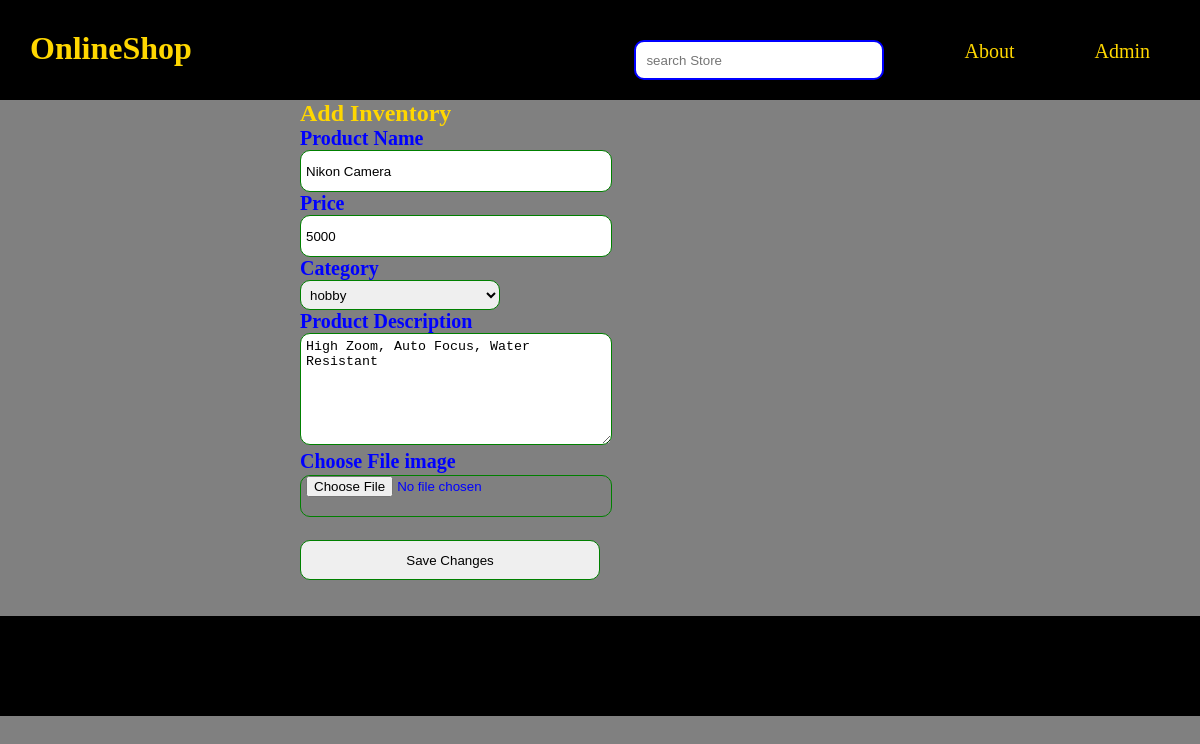
The page /edit_inventory.php?editID=3 (signed in) on the database its author committed.
### tables this page shows
CREATE TABLE `products` (
  `id` int(255) NOT NULL,
  `product_name` varchar(255) NOT NULL,
  `price` int(255) NOT NULL,
  `category` varchar(255) NOT NULL,
  `details` varchar(255) NOT NULL
);

### edit_inventory.php (the view, shortened to what this page needs)
<?php
  include_once('database.php');
  ?>
 <?php
    if (isset($_GET['editID'])) {
      $targetID = $_GET['editID'];
      $sql = "SELECT * FROM products WHERE id = '$targetID' ";
      $result = mysqli_query($dbcon, $sql);
      $product_count = mysqli_num_rows($result);
        if ($product_count > 0) {
          while ($row = mysqli_fetch_array($result)) {
            $product_name  = $row['product_name'];
            $price = $row ['price'];
            $category = $row['category'];
            $details = $row['details'];
          }
        }else {
          echo "Product does not exist";
          exit();
        }
    }
  ?>
<!DOCTYPE html>
<html lang="en" dir="ltr">
  <head>
    <link rel="stylesheet" href="style.css">
  </head>
  <body>
    <div class="navbar">
      <h1 class="brand"><a href="index.php">OnlineShop</a></h1>
      <ul>
        <li>
            <input class="search" type="search" name="search" value="" placeholder="search Store">
        </li>
        <li><a href="#">About</a></li>
        <li><a href="admin_index.php">Admin</a></li>
      </ul>
    </div>
    <div class="Inventory_form" style="width: 600px; margin: 0 auto">
        <h2><a href="#">Add Inventory</a></h2>
      <form class="add_inventory" action="edit_inventory.php" method="post" enctype="multipart/form-data">
        <label for="product_name">Product Name</label><br>
        <input type="text" name="product_name"  placeholder="Product Name" value="<?php echo $product_name ?>" required><br>
        <label for="Price">Price</label><br>
        <input type="text" name="price" placeholder="Product Price" value="<?php echo $price ?>" required><br>
        <label for="category">Category</label><br>
        <select class="" name="category">
          <option value="<?php echo $category ?>"><?php echo $category ?></option>
        </select><br>
        <label for="details">Product Description</label><br>
        <textarea name="details"  placeholder="Product Details"><?php echo $details ?></textarea><br>
        <label for="image">Choose File image</label><br>
        <input type="file" name="image" value="">
        <p>&nbsp;</p>
        <input type="submit" name="add" value="Save Changes">
      </form>
    </div>
    <p>&nbsp;</p>  <p>&nbsp;</p>
  <footer style="height: 100px; width: 100%; background-color: black">
  </footer>
  </body>
</html>

### style.css (style rules this page uses)
* { margin: 0; padding: 0; text-decoration: none; }
body { background-color: grey; padding: 0px 0px; }
.navbar { background-color: black; padding: 10px; height: 80px; }
.brand { float: left; margin: 20px; color: gold; }
ul { float:right; }
li { margin: 20px; float: left; list-style-type: none; padding: 10px 20px; font-size: 20px; }
.search { height: 40px; width: 250px; border: 2px solid blue; border-radius: 10px; padding: 10px; }
a { color: gold; }
.login_form , h2 { color: maroon; }
.add_inventory, label { font-size: 20px; font-weight: bold; color: blue; }
.add_inventory input { height: 40px; width: 300px; border-radius: 10px; border: 1px solid green; padding: 0px 5px; }
.add_inventory select { height: 30px; width: 200px; border-radius: 10px; border: 1px solid green; padding: 5px; }
.add_inventory textarea { height: 100px; width: 300px; border-radius: 10px; border: 1px solid green; padding: 5px; }

### rows shown on the page
products: product_name "Nikon Camera", price "5000", category "hobby", details "High Zoom, Auto Focus, Water Resistant"
